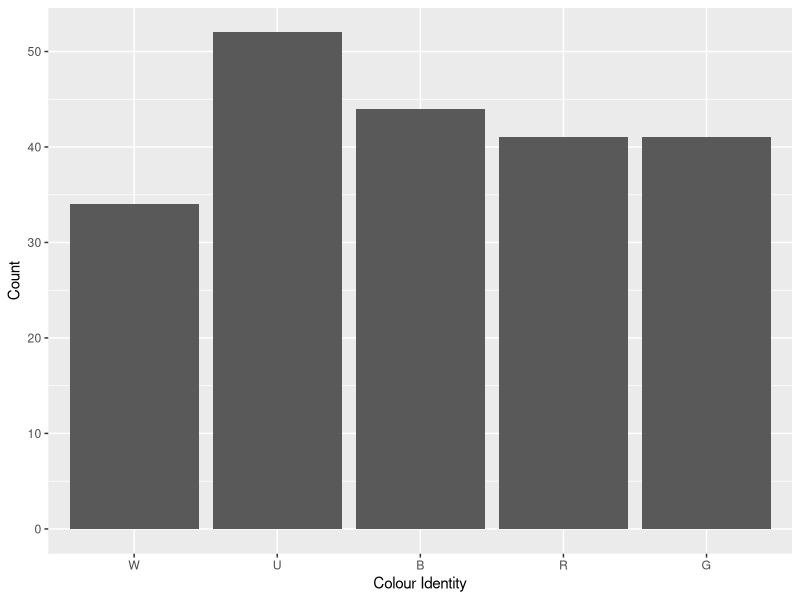
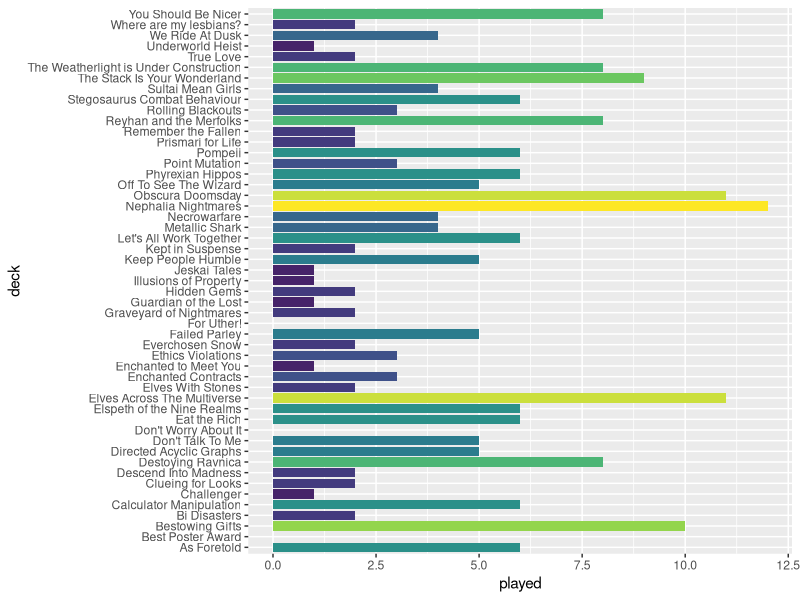
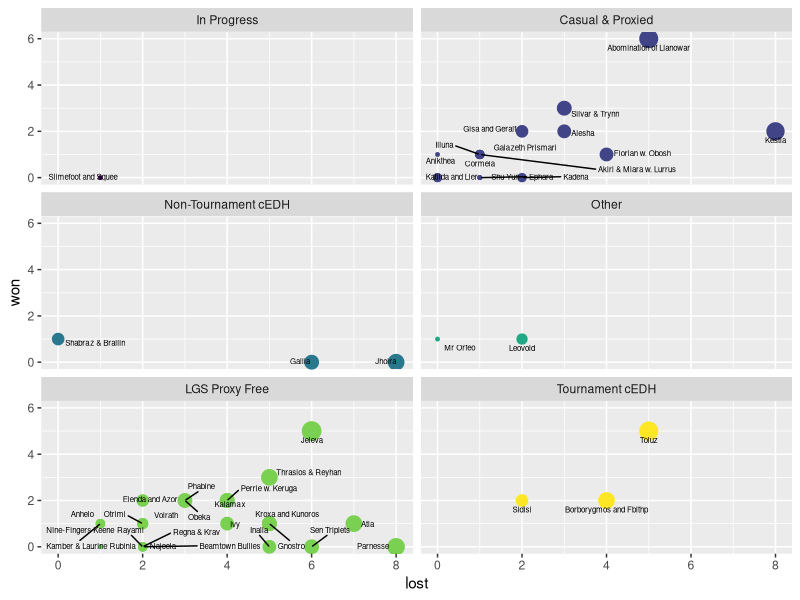
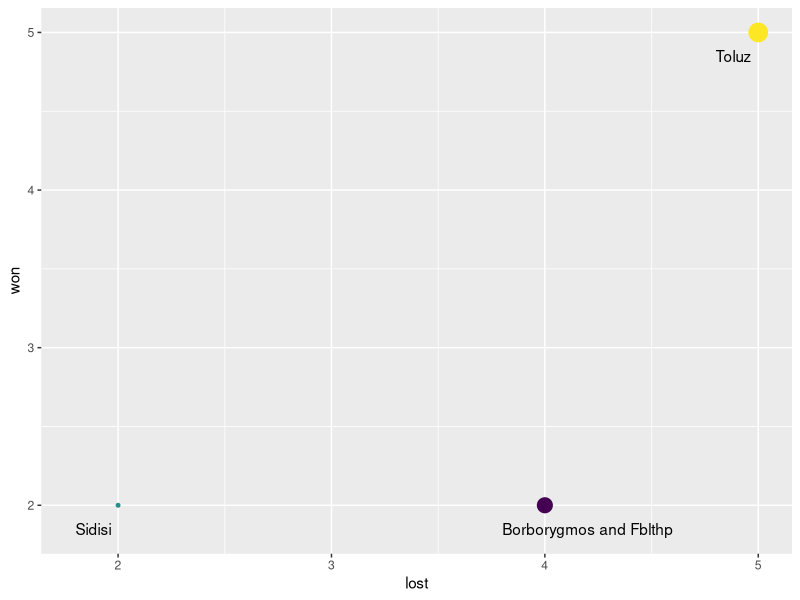
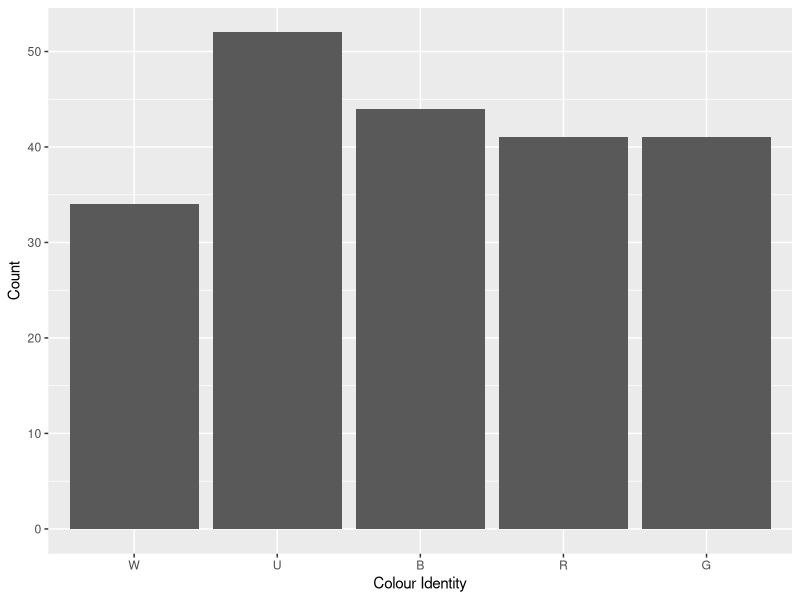
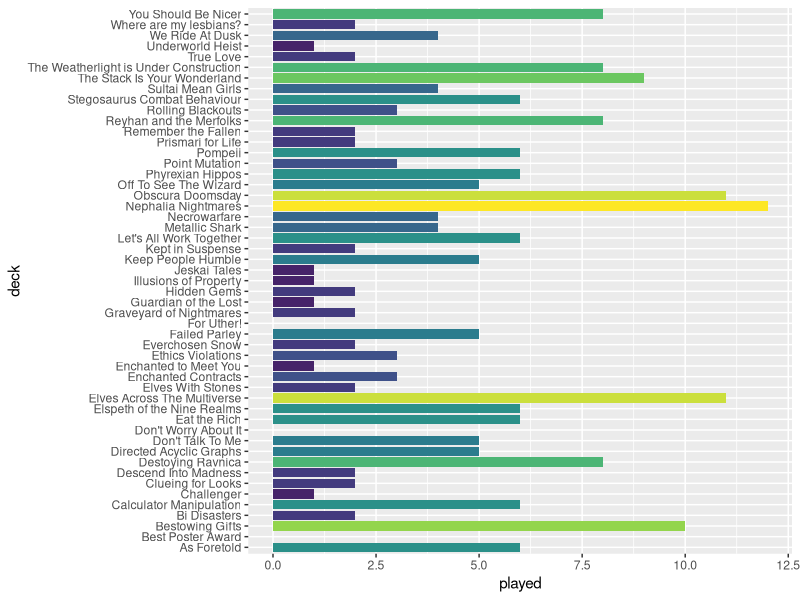
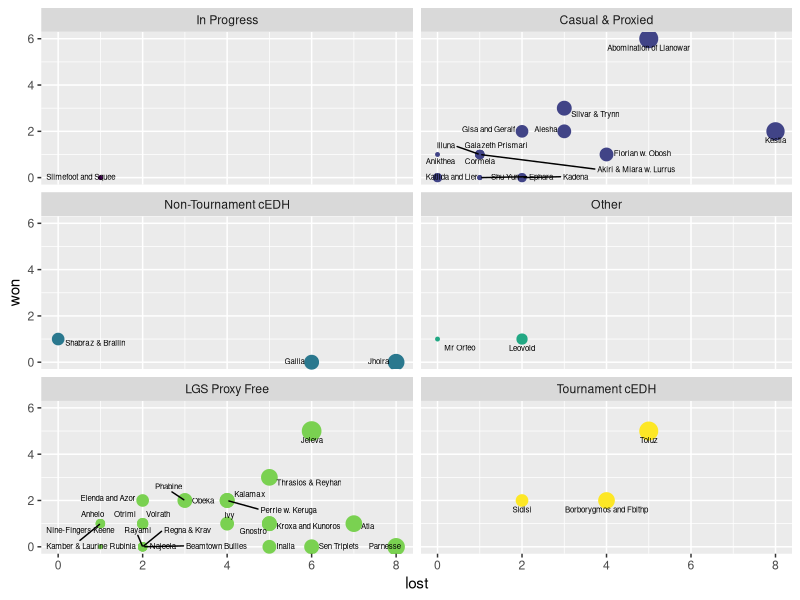
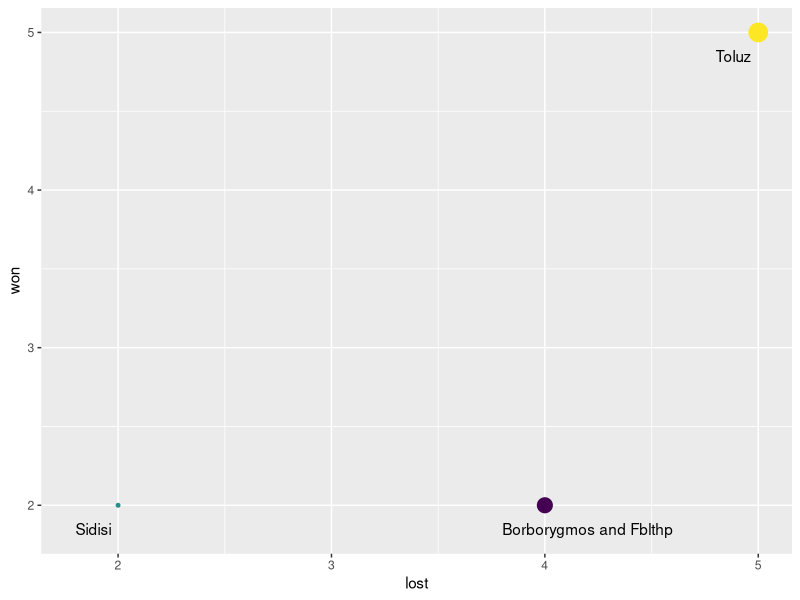

Here is the R script that generated these plots, in order:
library(forcats)
library(tidyverse)
library(viridis)
library(ggrepel)

# If you don't wan to edit your decks from within R, you can import any table with the same column names. 
decks<-data.frame(structure(list(deck=character(),commander=character(),power=factor(),played=numeric(),won=numeric(),draw=numeric(),lost=numeric(),priority=factor(),W=logical(),U=logical(),B=logical(),R=logical(),G=logical(),artist=character(),plane=character())))
decks<-decks%>%#priority 6: Tournament cEDH
  add_row(deck="Destoying Ravnica",commander="Borborygmos and Fblthp",power="9",played=8,won=2,draw=2,lost=4,priority="6",W=T,U=T,B=T,R=F,G=F,artist="Justin Hernandez,Alexis Hernandez",plane='Ravnica,Ravnica')%>% 
  add_row(deck="Obscura Doomsday",commander="Toluz",power="9",played=11,won=5,draw=1,lost=5,priority="6",W=T,U=T,B=T,R=F,G=F,artist="Donato Giancola",plane='New Capenna')%>% 
  add_row(deck="Sultai Mean Girls",commander="Sidisi",power="9",played=4,won=2,draw=0,lost=2,priority="6",W=F,U=T,B=T,R=F,G=T,artist="Karl Kopinski",plane='Tarkir')%>%# priority 5: LGS proxy free
  add_row(deck="As Foretold",commander="Gnostro",power="5",played=6,won=1,draw=0,lost=5,priority="5",W=T,U=T,B=F,R=F,G=F,artist="Lars Grant-West",plane='Theros')%>%
  add_row(deck="Best Poster Award",commander="Zimone and Dina",power="5",played=0,won=0,draw=0,lost=0,priority="5",W=F,U=T,B=T,R=F,G=T,artist="Anato Finnstark,Anato Finnstark",plane='Arcavios,Arcavios')%>%
  add_row(deck="Bestowing Gifts",commander="Kestia",power="5",played=10,won=2,draw=0,lost=8,priority="2",W=F,U=T,B=F,R=F,G=T,artist="Zezhou Chen",plane='Theros')%>%
  add_row(deck="Bi Disasters",commander="Kamber & Laurine",power="5",played=2,won=1,draw=0,lost=1,priority="5",W=F,U=F,B=T,R=T,G=F,artist="Andrey Kuzinskiy,Andrey Kuzinskiy",plane='Innistrad,Innistrad')%>%
  add_row(deck="Calculator Manipulation",commander="Obeka",power="6",played=6,won=2,draw=1,lost=3,priority="5",W=F,U=T,B=T,R=T,G=F,artist="Jesper Ejsing",plane='Unknown')%>% 
  add_row(deck="Clueing for Looks",commander="Katilda and Lier",power="6",played=2,won=0,draw=0,lost=0,priority="2",W=T,U=T,B=F,R=F,G=T,artist="Lie Setiawan",plane='Innistrad,Innistrad')%>% 
  add_row(deck="Descend Into Madness",commander="Anhelo",power="5",played=2,won=1,draw=0,lost=1,priority="5",W=F,U=T,B=T,R=T,G=F,artist="Marta Nael",plane='New Capenna') %>%
  add_row(deck="Eat the Rich",commander="Silvar & Trynn",power="6",played=6,won=3,draw=0,lost=3,priority="2",W=T,U=F,B=T,R=T,G=F,artist="Jesper Ejsing,Jesper Ejsing",plane='Ikoria,Ikoria')%>%
  add_row(deck="Elspeth of the Nine Realms",commander="Kroxa and Kunoros",power="5",played=6,won=1,draw=0,lost=5,priority="5",W=T,U=F,B=F,R=T,G=F,artist="Jason A. Engle",plane='Theros,Theros')%>%
  add_row(deck="Elves With Stones",commander="Akiri & Miara w. Lurrus",power="6",played=2,won=1,draw=0,lost=1,priority="2",W=T,U=F,B=T,R=T,G=F,artist="David Gaillet,Johannes Voss,Steve Ellis",plane='Zendikar,Lorwyn,Ikoria')%>% 
  add_row(deck="Ethics Violations",commander="Volrath",power="6",played=3,won=1,draw=0,lost=2,priority="5",W=F,U=T,B=T,R=F,G=T,artist="Heonhwa Choe",plane='Dominaria')%>%
  add_row(deck="Everchosen Snow",commander="Najeela",power="5",played=2,won=0,draw=0,lost=2,priority="5",W=T,U=T,B=T,R=T,G=T,artist="Antonio José Manzanedo",plane='Kylem')%>%
  add_row(deck="Failed Parley",commander="Phabine",power="5",played=5,won=2,draw=0,lost=3,priority="5",W=F,U=T,B=T,R=F,G=T,artist="Ryan Pancoast",plane='New Capenna')%>%
  add_row(deck="Graveyard of Nightmares",commander="Beamtown Bullies",power="5",played=2,won=0,draw=0,lost=2,priority="5",W=F,U=F,B=T,R=T,G=T,artist="Tyler Jacobson",plane='New Capenna')%>%
  add_row(deck="Hidden Gems",commander="Kadena",power="5",played=2,won=0,draw=0,lost=2,priority="2",W=F,U=T,B=T,R=F,G=T,artist="Caio Monteiro",plane='Tarkir')%>%
  add_row(deck="Illusions of Property",commander="Rubinia",power="5",played=1,won=0,draw=0,lost=1,priority="5",W=T,U=T,B=F,R=F,G=T,artist="Cynthia Sheppard",plane='Unknown')%>%
  add_row(deck="Keep People Humble",commander="Ivy",power="7",played=5,won=1,draw=0,lost=4,priority="5",W=F,U=T,B=F,R=F,G=T,artist="Evyn Fong",plane='Dominaria') %>% 
  add_row(deck="Let's All Work Together",commander="Sen Triplets",power="6",played=6,won=0,draw=0,lost=6,priority="5",W=T,U=T,B=T,R=F,G=F,artist="Greg Staples",plane='Alara,Alara,Alara')%>%
  add_row(deck="Nephalia Nightmares",commander="Jeleva",power="6",played=12,won=5,draw=1,lost=6,priority="5",W=F,U=T,B=T,R=T,G=F,artist="Cynthia Sheppard",plane='Innistrad')%>% 
  add_row(deck="Off To See The Wizard",commander="Inalla",power="5",played=5,won=0,draw=0,lost=5,priority="5",W=F,U=T,B=T,R=T,G=F,artist="Yongjae Choi",plane='Unknown')%>%
  add_row(deck="Phyrexian Hippos",commander="Perrie w. Keruga",power="6",played=6,won=2,draw=0,lost=4,priority="5",W=T,U=T,B=F,R=F,G=T,artist="Joshua Raphael,Dan Scott",plane='New Capenna,Ikoria') %>%
  add_row(deck="Point Mutation",commander="Otrimi",power="5",played=3,won=1,draw=0,lost=2,priority="5",W=T,U=T,B=F,R=F,G=T,artist="Victor Adame Minguez",plane='Ikoria') %>%
  add_row(deck="Remember the Fallen",commander="Rayami",power="6",played=2,won=0,draw=0,lost=2,priority="5",W=F,U=T,B=T,R=F,G=T,artist="Kieran Yanner",plane='Zendikar') %>%
  add_row(deck="Reyhan and the Merfolks",commander="Thrasios & Reyhan",power="7",played=8,won=3,draw=0,lost=5,priority="5",W=F,U=T,B=T,R=F,G=T,artist="Josu Hernaiz,Chris Rallis",plane='Theros,Tarkir') %>%
  add_row(deck="Rolling Blackouts",commander="Yidris",power="5",played=3,priority="5",W=F,U=T,B=T,R=T,G=T,artist="Karl Kopinski",plane='Alara') %>%
  add_row(deck="Stegosaurus Combat Behaviour",commander="Kalamax",power="2",played=6,won=2,draw=0,lost=4,priority="5",W=F,U=T,B=F,R=T,G=T,artist="Nicholas Gregory",plane='Ikoria') %>%
  add_row(deck="The Stack Is Your Wonderland",commander="Parnesse",power="6",played=9,won=0,draw=1,lost=8,priority="5",W=F,U=T,B=T,R=T,G=F,artist="Svetlin Velinov",plane='New Capenna')%>%
   add_row(deck="True Love",commander="Regna & Krav",power="5",played=2,won=0,draw=0,lost=2,priority="5",W=T,U=F,B=T,R=F,G=F,artist="Randy Vargas,Randy Vargas",plane='Kylem,Kylem')%>%  
  add_row(deck="We Ride At Dusk",commander="Elenda and Azor",power="6",played=4,won=2,draw=0,lost=2,priority="5",W=T,U=T,B=T,R=F,G=F,artist="Randy Vargas,Randy Vargas",plane='Ixalan,Ixalan')%>%
  add_row(deck="Where are my lesbians?",commander="Nine-Fingers Keene",power="5",played=2,won=1,draw=0,lost=1,priority="5",W=F,U=T,B=T,R=F,G=T,artist="Nils Hamm",plane='Forgotten Realms')%>%
  add_row(deck="You Should Be Nicer",commander="Atla",power="6",played=8,won=1,draw=0,lost=7,priority="5",W=T,U=F,B=F,R=T,G=T,artist="Ekaterina Burmak",plane='Ixalan')%>% 
  # priority 4: Other formats
  add_row(deck="Challenger",commander="Mr Orfeo",power="4",played=1,won=1,draw=0,lost=0,priority="4",W=F,U=F,B=T,R=T,G=T,artist="Daarken",plane='New Capenna')%>%
  add_row(deck="Don't Worry About It",commander="Lukka",power="5",played=0,won=0,draw=0,lost=0,priority="4",W=F,U=F,B=F,R=T,G=T,artist="Chase Stone",plane='Ikoria') %>%
  add_row(deck="Enchanted Contracts",commander="Leovold",power="5",played=3,won=1,draw=0,lost=2,priority="4",W=F,U=T,B=T,R=F,G=T,artist="Magali Villeneuve",plane='Fiora') %>%
  add_row(deck="For Uther!",commander="Ponyback Brigade",power="5",played=0,won=0,draw=0,lost=0,priority="4",W=F,U=F,B=F,R=T,G=T,artist="Mark Zug",plane='Tarkir') %>%
  # priority 3: non-tournament cEDH 
  add_row(deck="Metallic Shark",commander="Shabraz & Brallin",power="3",played=4,won=1,draw=0,lost=0,priority="3",W=F,U=T,B=T,R=T,G=F,artist="Paul Scott Canavanm,Paul Scott Canavan",plane='Ikoria,Ikoria')%>%  
  add_row(deck="Pompeii",commander="Gallia",power="3",played=6,won=0,draw=0,lost=6,priority="3",W=F,U=F,B=F,R=T,G=T,artist="Johannes Voss",plane='Theros')%>% 
  add_row(deck="The Weatherlight is Under Construction",commander="Jhoira",power="7",played=8,won=0,draw=0,lost=8,priority="3",W=F,U=T,B=F,R=T,G=F,artist="Lisa Heidhoff",plane='Dominaria')%>%
  # priority 2: Casual and Proxied 
  add_row(deck="Directed Acyclic Graphs",commander="Alesha",power="5",played=5,won=2,draw=0,lost=3,priority="2",W=T,U=F,B=T,R=T,G=F,artist="Winona Nelson",plane='Tarkir')%>%  
  add_row(deck="Don't Talk To Me",commander="Florian w. Obosh",power="5",played=5,won=1,draw=0,lost=4,priority="2",W=F,U=F,B=T,R=T,G=F,artist="Justine Cruz,Denis Medri",plane='Innistrad,Ikoria')%>% 
  add_row(deck="Enchanted to Meet You",commander="Anikthea",power="7",played=1,won=1,draw=0,lost=0,priority="2",W=F,U=F,B=T,R=T,G=F,artist="Magali Villeneuve",plane='Theros')%>% 
  add_row(deck="Elves Across The Multiverse",commander="Abomination of Llanowar",power="7",played=11,won=6,draw=0,lost=5,priority="2",W=F,U=F,B=T,R=F,G=T,artist="Vincent Proce",plane='Dominaria',)%>%  
  add_row(deck="Guardian of the Lost",commander="Ephara",power="5",played=1,won=0,draw=0,lost=1,priority="2",W=T,U=T,B=F,R=F,G=F,artist="Jason A. Engle",plane='Theros')%>%
  add_row(deck="Kept in Suspense",commander="Illuna",power="5",played=2,won=1,draw=0,lost=1,priority="2",W=F,U=T,B=F,R=T,G=T,artist="Chris Rahn",plane='Ikoria')%>%
  add_row(deck="Jeskai Tales",commander="Shu Yun",power="4",played=1,won=0,draw=0,lost=1,priority="2",W=T,U=T,B=F,R=T,G=F,artist="David Gaillet",plane='Tarkir')%>%
  add_row(deck="Necrowarfare",commander="Gisa and Geralf",power="5",played=4,won=2,draw=0,lost=2,priority="2",W=F,U=T,B=T,R=F,G=F,artist="Aaron J. Riley",plane='Innistrad,Innistrad')%>%
  add_row(deck="Prismari for Life",commander="Galazeth Prismari",power="5",played=2,won=1,draw=0,lost=1,priority="2",W=F,U=T,B=F,R=T,G=F,artist="Iain McCaig",plane='Arcavios')%>%
  add_row(deck="Underworld Heist",commander="Cormela",power="9",played=1,won=0,draw=0,lost=1,priority="2",W=F,U=T,B=T,R=T,G=F,artist="Bram Sels",plane='New Capenna')%>%
 #priority 1: unsleeved and unfinished
  add_row(deck="A Tooting Time",commander="Tusk and Whiskers",power="5",played=0,won=0,draw=0,lost=0,priority="1",W=T,U=F,B=F,R=F,G=T,artist="Chris Seaman,Chris Seaman",plane='Interplanar Galaxy,Interplanar Galaxy')%>%
  add_row(deck="Be Gay, Do Crimes",commander="Kynaios and Tiro",power="5",played=0,won=0,draw=0,lost=0,priority="1",W=T,U=T,B=F,R=T,G=T,artist="Willian Murai.Willian Murai",plane='Theros, Theros')%>%   
  add_row(deck="Bumblebee",commander="St. Traft and Rem",power="5",played=0,won=0,draw=0,lost=0,priority="1",W=T,U=T,B=F,R=T,G=F,artist="Lucas Graciano,Lucas Graciano",plane='Innistrad,Innistrad')%>% 
  add_row(deck="Clash of Titans",commander="Mayael",power="5",played=0,won=0,draw=0,lost=0,priority="1",W=T,U=F,B=F,R=T,G=T,artist="Jason Chan",plane='Alara')%>% 
  add_row(deck="Clash over Bounty",commander="Imoti",power="5",played=0,won=0,draw=0,lost=0,priority="1",W=F,U=T,B=F,R=F,G=T,artist="Ekaterina Burmak",plane='Amonkhet')%>% 
  add_row(deck="Collector's Edition",commander="Pharika w. Umori",power="5",played=0,won=0,draw=0,lost=0,priority="1",W=F,U=F,B=T,R=F,G=T,artist="Jason A. Engle, Daniel Warren Johnson",plane='Theros,Ikoria')%>% 
  add_row(deck="Cull The Unworthy",commander="Tasigur",power="5",played=0,won=0,draw=0,lost=0,priority="1",W=F,U=T,B=T,R=F,G=T,artist="Chris Rahn",plane='Tarkir')%>% 
  add_row(deck="Cursed Gold",commander="Lynde",power="4",played=0,won=0,draw=0,lost=0,priority="1",W=F,U=T,B=F,R=T,G=F,artist="Anna Steinbauer",plane='Innistrad')%>%    
  add_row(deck="Creteaceous Beasts",commander="Nethroi w. Kaheera",power="5",played=0,won=0,draw=0,lost=0,priority="1",W=T,U=F,B=T,R=F,G=T, artist="Slawomir Maniak,Ryan Pancoast",plane='Ikoria')%>%
  add_row(deck="Defending Fblthp",commander="Fblthp",power="4",played=0,won=0,draw=0,lost=0,priority="1",W=F,U=T,B=F,R=F,G=F,artist="Marija Tiurina",plane='Ravnica')%>%
  add_row(deck="Due Diligence",commander="Eloise",power="6",played=0,won=0,draw=0,lost=0,priority="1",W=F,U=T,B=T,R=F,G=F,artist="Jarel Threat",plane='Innistrad')%>%
  add_row(deck="Fruit Salad",commander="Tazri",power="5",played=0,won=0,draw=0,lost=0,priority="1",W=T,U=T,B=F,R=T,G=F,artist="Chris Rahn",plane='Zendikar')%>% 
  add_row(deck="Gender is a Construct",commander="Alharu & Silas",power="5",played=0,won=0,draw=0,lost=0,priority="1",W=T,U=T,B=T,R=F,G=F,artist="Chris Rallis,Joseph Meehan",plane='unkown,Alara')%>%
  add_row(deck="Giving Goats Away",commander="Zedruu",power="5",played=0,won=0,draw=0,lost=0,priority="1",W=T,U=T,B=F,R=T,G=F,artist="Mark Zug",plane='Ikoria')%>%
  add_row(deck="Hidden Beasts",commander="Kodama & Ludevic",power="5",played=0,won=0,draw=0,lost=0,priority="1",W=T,U=F,B=T,R=F,G=T,artist="Daarken,Aaron Miller",plane='Kamigawa,Innistrad')%>%
  add_row(deck="Ixhel's Creations",commander="Ixhel",power="5",played=0,won=0,draw=0,lost=0,priority="1",W=T,U=F,B=T,R=F,G=T,artist="Campbell White",plane='New Phyrexia')%>%
  add_row(deck="Iwan Iwanowitsch Goratschin",commander="Ruric Thar",power="5",played=0,won=0,draw=0,lost=0,priority="1",W=F,U=F,B=F,R=T,G=T,artist="Alice de Sampaio Kalkuhl (alter)",plane='Ravnica')%>%
  add_row(deck="Jasmine Reads Adventures",commander="Jasmine",power="5",played=0,won=0,draw=0,lost=0,priority="1",W=T,U=F,B=F,R=F,G=T,artist="Bastien L. Deharme",plane='Dominaria')%>%
  add_row(deck="My Turn",commander="Rashmi and Ragavan",power="5",played=0,won=0,draw=0,lost=0,priority="1",W=F,U=T,B=F,R=T,G=T,artist="Joshua Cairos,Joshua Cairos",plane='Kaladesh,Kaladesh')%>%
  add_row(deck="Nope",commander="Ertai",power="5",played=0,won=0,draw=0,lost=0,priority="1",W=T,U=T,B=T,R=F,G=F,artist="Sidharth Chaturvedi",plane='Dominaria')%>%
  add_row(deck="Pride was a Riot",commander="Kynaios & Tiro",power="5",played=0,won=0,draw=0,lost=0,priority="1",W=T,U=T,B=F,R=T,G=T,artist="Willian Murai",plane='Theros')%>%
  add_row(deck="Release the Gremlins",commander="Gimbal",power="5",played=0,won=0,draw=0,lost=0,priority="1",W=F,U=T,B=F,R=T,G=T,artist="Fajareka Setiawan",plane='Kaladesh') %>%
  add_row(deck="Revenge of the Khans",commander="Narset",power="5",played=0,won=0,draw=0,lost=0,priority="1",W=T,U=T,B=F,R=T,G=F,artist="Domenico Cava",plane='Tarkir') %>%
  add_row(deck="Shadowborn Devotion",commander="Raphael",power="5",played=0,won=0,draw=0,lost=0,priority="1",W=F,U=F,B=T,R=T,G=F,artist="Livia Prima",plane='Forgotten Realms')%>%
  add_row(deck="Sunburst in the Vastes",commander="The Peregrine Dynamo",power="9",played=0,won=0,draw=0,lost=0,priority="1",W=F,U=F,B=F,R=F,G=F,artist="Zoltan Boros",plane='Dominaria')%>%
  add_row(deck="Spores on the Playground",commander="Slimefoot and Squee",power="5",played=1,won=0,draw=0,lost=1,priority="1",W=F,U=F,B=T,R=T,G=T,artist="Ivan Shavrin,Ivan Shavrin",plane='Dominaria,Dominaria')%>% 
  add_row(deck="There Can Only Be One",commander="Elsha",power="5",played=0,won=0,draw=0,lost=0,priority="1",W=T,U=T,B=F,R=T,G=F,artist="G-host Lee",plane='Tarkir')%>% 
  add_row(deck="Venture Across Planes",commander="Safana & Flaming Fist",power="5",played=0,won=0,draw=0,lost=0,priority="1",W=T,U=F,B=T,R=F,G=F,artist="Wisnu Tan,Diego Gisbert",plane='Forgotten Realms,Forgotten Realms')
# colour distibution
W<-decks%>%filter(W==T)%>%count()%>%pull(n)
U<-decks%>%filter(U==T)%>%count()%>%pull(n)
B<-decks%>%filter(B==T)%>%count()%>%pull(n)
R<-decks%>%filter(R==T)%>%count()%>%pull(n)
G<-decks%>%filter(G==T)%>%count()%>%pull(n)
colour<-c(W,U,B,R,G)
identity<-c("W","U","B","R","G")
colours<-cbind(colour,identity)
colours<-as.data.frame(colours)
colours<-colours%>%mutate(colour=as.numeric(colour))
col<-colours%>%ggplot(aes(x=fct_inorder(identity),colour))+
          geom_bar(stat="identity")+
          xlab("Colour Identity")+
          ylab("Count")
col 
ggsave("col.png")

#deck stats 
games<-decks%>%filter(priority!="1"&!is.na(priority))%>%ggplot(aes(played,deck,fill=played))+
        geom_bar(stat="identity")+
        scale_fill_viridis_c()+
        theme(legend.position="none")
games
ggsave(filename ="played.png",width=3000,height =2255, dpi=300,units="px",device='png')
# powerlevel
decks%>%group_by(power)%>%count()
# playable decks
decks%>%filter(priority>"1")%>%count()


# win stats 
played <- decks %>% filter(played>0) %>% mutate(win=(won+0.5*draw)/played) %>% arrange(-win)
played_results <- ggplot(played, aes(x=lost,y=won,label=commander)) +
  geom_point(aes(size=played,fill=commander,colour=priority))+
  geom_text_repel(aes(label = commander),size=2,vjust = -.5,max.overlaps = 21)+
  scale_colour_viridis_d()+
  theme(legend.position = "none")+
  facet_wrap(~priority,ncol=2,labeller = as_labeller(c("1"="In Progress","2"="Casual & Proxied","3"="Non-Tournament cEDH","4"="Other","5"="LGS Proxy Free","6"="Tournament cEDH")))
played_results
ggsave('results.png')
# cEDH stats 
cEDH <- decks %>% filter(priority=='6') %>% mutate(win=(won+0.5*draw)/played) %>% arrange(-win)
cEDH_results <- ggplot(cEDH, aes(x=lost,y=won,label=commander)) +
                  geom_point(aes(size=played,colour=commander))+
                  geom_text(check_overlap = TRUE,hjust = 0, nudge_x = -0.2,nudge_y = -0.15)+
                  scale_colour_viridis_d()+
                  theme(legend.position = "none")
cEDH_results
ggsave('cEDH_results.png')
buildme<-decks%>%filter(priority=="1")
buildme%>%pull(commander)
# wishlist (This is currently a little behind)


artists<-decks%>%separate_rows(artist,sep=',')%>%group_by(artist)%>%summarise(n=n())%>%arrange(desc(n))
artists
decks%>%dplyr::filter(str_detect(artist,"Jesper Ejsing"))%>%arrange(commander)%>%pull(commander) 

# filter by colour
decks%>%dplyr::filter(U==T&W==T)%>%pull(commander)

# planes 
planes <- decks %>% separate_rows(plane,sep=',') %>% drop_na() %>% group_by(plane) %>% summarise(n=n()) %>% arrange(-n)
planes
